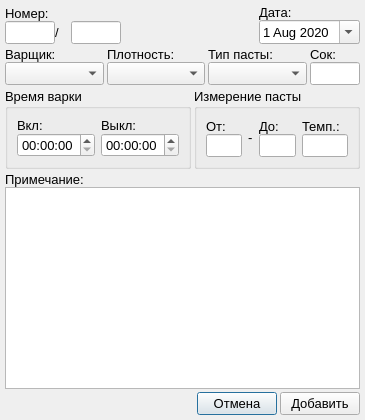
<?xml version="1.0" encoding="UTF-8"?>
<ui version="4.0">
 <class>Dialog</class>
 <widget class="QDialog" name="Dialog">
  <property name="geometry">
   <rect>
    <x>0</x>
    <y>0</y>
    <width>365</width>
    <height>420</height>
   </rect>
  </property>
  <property name="font">
   <font>
    <pointsize>10</pointsize>
   </font>
  </property>
  <property name="windowTitle">
   <string>Dialog</string>
  </property>
  <layout class="QVBoxLayout" name="verticalLayout_13">
   <property name="spacing">
    <number>3</number>
   </property>
   <property name="sizeConstraint">
    <enum>QLayout::SetDefaultConstraint</enum>
   </property>
   <property name="leftMargin">
    <number>5</number>
   </property>
   <property name="topMargin">
    <number>5</number>
   </property>
   <property name="rightMargin">
    <number>5</number>
   </property>
   <property name="bottomMargin">
    <number>5</number>
   </property>
   <item>
    <layout class="QHBoxLayout" name="horizontalLayout_4">
     <item>
      <layout class="QVBoxLayout" name="verticalLayout">
       <property name="spacing">
        <number>0</number>
       </property>
       <item>
        <widget class="QLabel" name="label_2">
         <property name="text">
          <string>Номер:</string>
         </property>
        </widget>
       </item>
       <item>
        <layout class="QHBoxLayout" name="horizontalLayout">
         <item>
          <widget class="QLineEdit" name="edtCode_all">
           <property name="maximumSize">
            <size>
             <width>50</width>
             <height>16777215</height>
            </size>
           </property>
          </widget>
         </item>
         <item>
          <widget class="QLabel" name="label">
           <property name="sizePolicy">
            <sizepolicy hsizetype="Minimum" vsizetype="Preferred">
             <horstretch>0</horstretch>
             <verstretch>0</verstretch>
            </sizepolicy>
           </property>
           <property name="maximumSize">
            <size>
             <width>16</width>
             <height>16777215</height>
            </size>
           </property>
           <property name="text">
            <string>/</string>
           </property>
          </widget>
         </item>
         <item>
          <widget class="QLineEdit" name="edtCode_year">
           <property name="maximumSize">
            <size>
             <width>50</width>
             <height>16777215</height>
            </size>
           </property>
          </widget>
         </item>
        </layout>
       </item>
      </layout>
     </item>
     <item>
      <spacer name="horizontalSpacer">
       <property name="orientation">
        <enum>Qt::Horizontal</enum>
       </property>
       <property name="sizeHint" stdset="0">
        <size>
         <width>40</width>
         <height>20</height>
        </size>
       </property>
      </spacer>
     </item>
     <item>
      <layout class="QVBoxLayout" name="verticalLayout_2">
       <property name="spacing">
        <number>0</number>
       </property>
       <item>
        <widget class="QLabel" name="label_3">
         <property name="text">
          <string>Дата:</string>
         </property>
        </widget>
       </item>
       <item>
        <widget class="QDateEdit" name="dateEdit">
         <property name="dateTime">
          <datetime>
           <hour>0</hour>
           <minute>0</minute>
           <second>0</second>
           <year>2020</year>
           <month>8</month>
           <day>1</day>
          </datetime>
         </property>
         <property name="calendarPopup">
          <bool>true</bool>
         </property>
        </widget>
       </item>
      </layout>
     </item>
    </layout>
   </item>
   <item>
    <layout class="QHBoxLayout" name="horizontalLayout_3">
     <item>
      <layout class="QVBoxLayout" name="verticalLayout_4">
       <property name="spacing">
        <number>0</number>
       </property>
       <item>
        <widget class="QLabel" name="label_4">
         <property name="text">
          <string>Варщик:</string>
         </property>
        </widget>
       </item>
       <item>
        <widget class="QComboBox" name="cbxPerson"/>
       </item>
      </layout>
     </item>
     <item>
      <layout class="QVBoxLayout" name="verticalLayout_5">
       <property name="spacing">
        <number>0</number>
       </property>
       <item>
        <widget class="QLabel" name="label_5">
         <property name="text">
          <string>Плотность:</string>
         </property>
        </widget>
       </item>
       <item>
        <widget class="QComboBox" name="cbxDensity"/>
       </item>
      </layout>
     </item>
     <item>
      <layout class="QVBoxLayout" name="verticalLayout_6">
       <property name="spacing">
        <number>0</number>
       </property>
       <item>
        <widget class="QLabel" name="label_7">
         <property name="text">
          <string>Тип пасты:</string>
         </property>
        </widget>
       </item>
       <item>
        <widget class="QComboBox" name="cbxType"/>
       </item>
      </layout>
     </item>
     <item>
      <layout class="QVBoxLayout" name="verticalLayout_3">
       <property name="spacing">
        <number>0</number>
       </property>
       <item>
        <widget class="QLabel" name="label_6">
         <property name="text">
          <string>Сок:</string>
         </property>
        </widget>
       </item>
       <item>
        <widget class="QLineEdit" name="edtJuice">
         <property name="sizePolicy">
          <sizepolicy hsizetype="Minimum" vsizetype="Fixed">
           <horstretch>0</horstretch>
           <verstretch>0</verstretch>
          </sizepolicy>
         </property>
         <property name="maximumSize">
          <size>
           <width>50</width>
           <height>16777215</height>
          </size>
         </property>
        </widget>
       </item>
      </layout>
     </item>
    </layout>
   </item>
   <item>
    <layout class="QHBoxLayout" name="horizontalLayout_6">
     <item>
      <widget class="QGroupBox" name="groupBox">
       <property name="title">
        <string>Время варки</string>
       </property>
       <layout class="QHBoxLayout" name="horizontalLayout_5">
        <item>
         <layout class="QVBoxLayout" name="verticalLayout_10">
          <property name="spacing">
           <number>0</number>
          </property>
          <item>
           <widget class="QLabel" name="label_8">
            <property name="text">
             <string>Вкл:</string>
            </property>
           </widget>
          </item>
          <item>
           <widget class="QTimeEdit" name="timeFrom"/>
          </item>
         </layout>
        </item>
        <item>
         <layout class="QVBoxLayout" name="verticalLayout_11">
          <property name="spacing">
           <number>0</number>
          </property>
          <item>
           <widget class="QLabel" name="label_9">
            <property name="text">
             <string>Выкл:</string>
            </property>
           </widget>
          </item>
          <item>
           <widget class="QTimeEdit" name="timeTo"/>
          </item>
         </layout>
        </item>
       </layout>
      </widget>
     </item>
     <item>
      <widget class="QGroupBox" name="groupBox_2">
       <property name="title">
        <string>Измерение пасты</string>
       </property>
       <layout class="QHBoxLayout" name="horizontalLayout_2">
        <item>
         <layout class="QVBoxLayout" name="verticalLayout_7">
          <property name="spacing">
           <number>0</number>
          </property>
          <item>
           <widget class="QLabel" name="label_10">
            <property name="text">
             <string>От:</string>
            </property>
           </widget>
          </item>
          <item>
           <widget class="QLineEdit" name="edtDimensionFrom">
            <property name="sizePolicy">
             <sizepolicy hsizetype="Preferred" vsizetype="Fixed">
              <horstretch>0</horstretch>
              <verstretch>0</verstretch>
             </sizepolicy>
            </property>
            <property name="maximumSize">
             <size>
              <width>40</width>
              <height>16777215</height>
             </size>
            </property>
           </widget>
          </item>
         </layout>
        </item>
        <item>
         <widget class="QLabel" name="label_14">
          <property name="maximumSize">
           <size>
            <width>5</width>
            <height>16777215</height>
           </size>
          </property>
          <property name="text">
           <string>-</string>
          </property>
         </widget>
        </item>
        <item>
         <layout class="QVBoxLayout" name="verticalLayout_8">
          <property name="spacing">
           <number>0</number>
          </property>
          <item>
           <widget class="QLabel" name="label_11">
            <property name="text">
             <string>До:</string>
            </property>
           </widget>
          </item>
          <item>
           <widget class="QLineEdit" name="edtDimensionTo">
            <property name="maximumSize">
             <size>
              <width>40</width>
              <height>16777215</height>
             </size>
            </property>
           </widget>
          </item>
         </layout>
        </item>
        <item>
         <layout class="QVBoxLayout" name="verticalLayout_9">
          <property name="spacing">
           <number>0</number>
          </property>
          <item>
           <widget class="QLabel" name="label_12">
            <property name="text">
             <string>Темп.:</string>
            </property>
           </widget>
          </item>
          <item>
           <widget class="QLineEdit" name="edtTemp">
            <property name="maximumSize">
             <size>
              <width>50</width>
              <height>16777215</height>
             </size>
            </property>
           </widget>
          </item>
         </layout>
        </item>
       </layout>
      </widget>
     </item>
    </layout>
   </item>
   <item>
    <layout class="QVBoxLayout" name="verticalLayout_12">
     <property name="spacing">
      <number>0</number>
     </property>
     <item>
      <widget class="QLabel" name="label_13">
       <property name="text">
        <string>Примечание:</string>
       </property>
      </widget>
     </item>
     <item>
      <widget class="QTextEdit" name="textEdit">
       <property name="font">
        <font>
         <pointsize>11</pointsize>
        </font>
       </property>
      </widget>
     </item>
    </layout>
   </item>
   <item>
    <layout class="QHBoxLayout" name="horizontalLayout_7">
     <item>
      <spacer name="horizontalSpacer_2">
       <property name="orientation">
        <enum>Qt::Horizontal</enum>
       </property>
       <property name="sizeHint" stdset="0">
        <size>
         <width>40</width>
         <height>20</height>
        </size>
       </property>
      </spacer>
     </item>
     <item>
      <widget class="QPushButton" name="btnCancel">
       <property name="text">
        <string>Отмена</string>
       </property>
      </widget>
     </item>
     <item>
      <widget class="QPushButton" name="btnAdd">
       <property name="text">
        <string>Добавить</string>
       </property>
       <property name="icon">
        <iconset>
         <normalon>:/images/add1.png</normalon>
        </iconset>
       </property>
      </widget>
     </item>
    </layout>
   </item>
  </layout>
 </widget>
 <tabstops>
  <tabstop>btnAdd</tabstop>
  <tabstop>cbxPerson</tabstop>
  <tabstop>cbxDensity</tabstop>
  <tabstop>cbxType</tabstop>
  <tabstop>edtJuice</tabstop>
  <tabstop>timeFrom</tabstop>
  <tabstop>timeTo</tabstop>
  <tabstop>textEdit</tabstop>
  <tabstop>edtDimensionFrom</tabstop>
  <tabstop>edtDimensionTo</tabstop>
  <tabstop>edtTemp</tabstop>
  <tabstop>dateEdit</tabstop>
  <tabstop>edtCode_year</tabstop>
  <tabstop>btnCancel</tabstop>
  <tabstop>edtCode_all</tabstop>
 </tabstops>
 <resources/>
 <connections/>
</ui>
